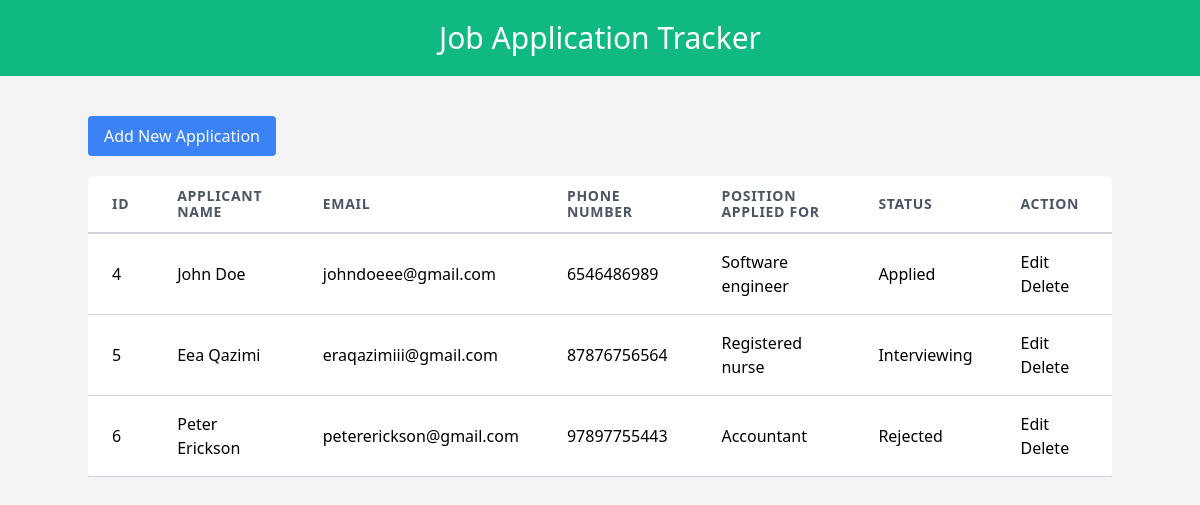
The page / on the database its author committed.
### tables this page shows
CREATE TABLE `job_applications` (
  `id` int(11) NOT NULL,
  `applicant_name` varchar(100) NOT NULL,
  `email` varchar(100) NOT NULL,
  `phone_number` varchar(15) NOT NULL,
  `position_applied` varchar(100) NOT NULL,
  `status` enum('Applied','Interviewing','Offered','Rejected') NOT NULL
);

### index.php (the view, shortened to what this page needs)
<!DOCTYPE html>
<html lang="en">
<head>
    <link href="https://cdn.jsdelivr.net/npm/tailwindcss@2.2.19/dist/tailwind.min.css" rel="stylesheet">
</head>
<body class="bg-gray-100">
    <nav class="bg-green-500 p-5 text-white text-center text-3xl">Job Application Tracker</nav>
    <div class="container mx-auto mt-10">
        <a href="add_new.php" class="bg-blue-500 text-white py-2 px-4 rounded mb-5 inline-block">Add New Application</a>
        <div class="overflow-x-auto">
            <table class="min-w-full bg-white shadow-md rounded">
                <thead>
                    <tr>
                        <th class="py-3 px-6 border-b-2 border-gray-300 text-left text-sm leading-4 text-gray-600 uppercase tracking-wider">ID</th>
                        <th class="py-3 px-6 border-b-2 border-gray-300 text-left text-sm leading-4 text-gray-600 uppercase tracking-wider">Applicant Name</th>
                        <th class="py-3 px-6 border-b-2 border-gray-300 text-left text-sm leading-4 text-gray-600 uppercase tracking-wider">Email</th>
                        <th class="py-3 px-6 border-b-2 border-gray-300 text-left text-sm leading-4 text-gray-600 uppercase tracking-wider">Phone Number</th>
                        <th class="py-3 px-6 border-b-2 border-gray-300 text-left text-sm leading-4 text-gray-600 uppercase tracking-wider">Position Applied For</th>
                        <th class="py-3 px-6 border-b-2 border-gray-300 text-left text-sm leading-4 text-gray-600 uppercase tracking-wider">Status</th>
                        <th class="py-3 px-6 border-b-2 border-gray-300 text-left text-sm leading-4 text-gray-600 uppercase tracking-wider">Action</th>
                    </tr>
                </thead>
                <tbody>
                    <?php
                    include "db_conn.php";
                    $sql = "SELECT * FROM job_applications";
                    $result = mysqli_query($conn, $sql);
                    while ($row = mysqli_fetch_assoc($result)) {
                    ?>
                        <tr>
                            <td class="py-4 px-6 border-b border-gray-300"><?php echo $row['id']; ?></td>
                            <td class="py-4 px-6 border-b border-gray-300"><?php echo $row['applicant_name']; ?></td>
                            <td class="py-4 px-6 border-b border-gray-300"><?php echo $row['email']; ?></td>
                            <td class="py-4 px-6 border-b border-gray-300"><?php echo $row['phone_number']; ?></td>
                            <td class="py-4 px-6 border-b border-gray-300"><?php echo $row['position_applied']; ?></td>
                            <td class="py-4 px-6 border-b border-gray-300"><?php echo $row['status']; ?></td>
                            <td class="py-4 px-6 border-b border-gray-300">
                                <a href="edit.php?id=<?php echo $row['id']; ?>" class="hover:text-blue-700 mr-3">Edit</a>
                                <a href="delete.php?id=<?php echo $row['id']; ?>" class="hover:text-red-700">Delete</a>
                            </td>
                        </tr>
                    <?php
                    }
                    ?>
                </tbody>
            </table>
        </div>
    </div>
</body>
</html>

### rows shown on the page
job_applications: id "4", applicant_name "John Doe", email "johndoeee@gmail.com", phone_number "6546486989", position_applied "Software engineer", status "Applied"
job_applications: id "5", applicant_name "Eea Qazimi", email "eraqazimiii@gmail.com", phone_number "87876756564", position_applied "Registered nurse", status "Interviewing"
job_applications: id "6", applicant_name "Peter Erickson", email "petererickson@gmail.com", phone_number "97897755443", position_applied "Accountant", status "Rejected"
